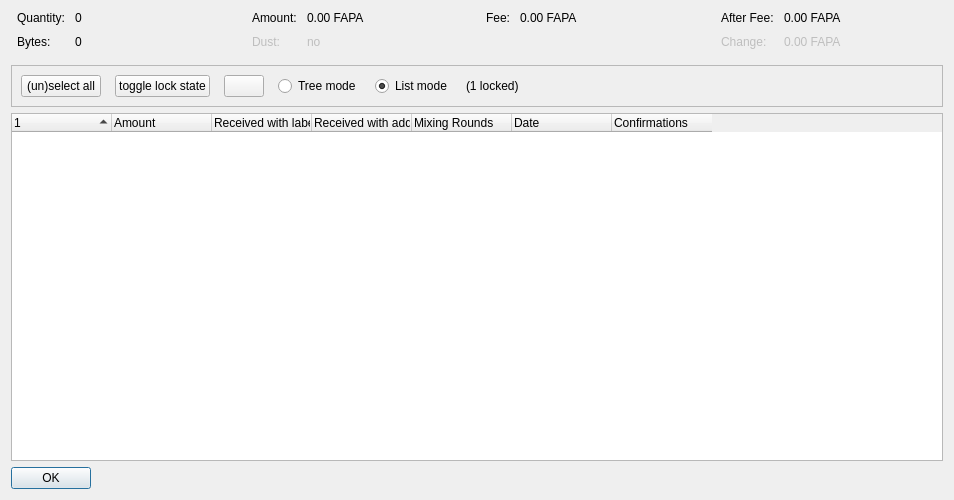
<?xml version="1.0" encoding="UTF-8"?>
<ui version="4.0">
 <class>CoinControlDialog</class>
 <widget class="QDialog" name="CoinControlDialog">
  <property name="geometry">
   <rect>
    <x>0</x>
    <y>0</y>
    <width>954</width>
    <height>500</height>
   </rect>
  </property>
  <property name="windowTitle">
   <string>Coin Selection</string>
  </property>
  <layout class="QVBoxLayout" name="verticalLayout">
   <item>
    <layout class="QHBoxLayout" name="horizontalLayoutTop" stretch="0,0,0,0">
     <property name="topMargin">
      <number>0</number>
     </property>
     <property name="bottomMargin">
      <number>10</number>
     </property>
     <item>
      <layout class="QFormLayout" name="formLayoutCoinControl1">
       <property name="horizontalSpacing">
        <number>10</number>
       </property>
       <property name="verticalSpacing">
        <number>10</number>
       </property>
       <property name="leftMargin">
        <number>6</number>
       </property>
       <property name="rightMargin">
        <number>6</number>
       </property>
       <item row="0" column="0">
        <widget class="QLabel" name="labelCoinControlQuantityText">
         <property name="text">
          <string>Quantity:</string>
         </property>
        </widget>
       </item>
       <item row="0" column="1">
        <widget class="QLabel" name="labelCoinControlQuantity">
         <property name="cursor">
          <cursorShape>IBeamCursor</cursorShape>
         </property>
         <property name="contextMenuPolicy">
          <enum>Qt::ActionsContextMenu</enum>
         </property>
         <property name="text">
          <string notr="true">0</string>
         </property>
         <property name="textInteractionFlags">
          <set>Qt::LinksAccessibleByMouse|Qt::TextSelectableByKeyboard|Qt::TextSelectableByMouse</set>
         </property>
        </widget>
       </item>
       <item row="1" column="0">
        <widget class="QLabel" name="labelCoinControlBytesText">
         <property name="text">
          <string>Bytes:</string>
         </property>
        </widget>
       </item>
       <item row="1" column="1">
        <widget class="QLabel" name="labelCoinControlBytes">
         <property name="cursor">
          <cursorShape>IBeamCursor</cursorShape>
         </property>
         <property name="contextMenuPolicy">
          <enum>Qt::ActionsContextMenu</enum>
         </property>
         <property name="text">
          <string notr="true">0</string>
         </property>
         <property name="textInteractionFlags">
          <set>Qt::LinksAccessibleByMouse|Qt::TextSelectableByKeyboard|Qt::TextSelectableByMouse</set>
         </property>
        </widget>
       </item>
      </layout>
     </item>
     <item>
      <layout class="QFormLayout" name="formLayoutCoinControl2">
       <property name="horizontalSpacing">
        <number>10</number>
       </property>
       <property name="verticalSpacing">
        <number>10</number>
       </property>
       <property name="leftMargin">
        <number>6</number>
       </property>
       <property name="rightMargin">
        <number>6</number>
       </property>
       <item row="0" column="0">
        <widget class="QLabel" name="labelCoinControlAmountText">
         <property name="text">
          <string>Amount:</string>
         </property>
        </widget>
       </item>
       <item row="0" column="1">
        <widget class="QLabel" name="labelCoinControlAmount">
         <property name="cursor">
          <cursorShape>IBeamCursor</cursorShape>
         </property>
         <property name="contextMenuPolicy">
          <enum>Qt::ActionsContextMenu</enum>
         </property>
         <property name="text">
          <string notr="true">0.00 FAPA</string>
         </property>
         <property name="textInteractionFlags">
          <set>Qt::LinksAccessibleByMouse|Qt::TextSelectableByKeyboard|Qt::TextSelectableByMouse</set>
         </property>
        </widget>
       </item>
       <item row="1" column="0">
        <widget class="QLabel" name="labelCoinControlLowOutputText">
         <property name="enabled">
          <bool>false</bool>
         </property>
         <property name="text">
          <string>Dust:</string>
         </property>
        </widget>
       </item>
       <item row="1" column="1">
        <widget class="QLabel" name="labelCoinControlLowOutput">
         <property name="enabled">
          <bool>false</bool>
         </property>
         <property name="cursor">
          <cursorShape>IBeamCursor</cursorShape>
         </property>
         <property name="contextMenuPolicy">
          <enum>Qt::ActionsContextMenu</enum>
         </property>
         <property name="text">
          <string notr="true">no</string>
         </property>
         <property name="textInteractionFlags">
          <set>Qt::LinksAccessibleByMouse|Qt::TextSelectableByKeyboard|Qt::TextSelectableByMouse</set>
         </property>
        </widget>
       </item>
      </layout>
     </item>
     <item>
      <layout class="QFormLayout" name="formLayoutCoinControl3">
       <property name="horizontalSpacing">
        <number>10</number>
       </property>
       <property name="verticalSpacing">
        <number>10</number>
       </property>
       <property name="leftMargin">
        <number>6</number>
       </property>
       <property name="rightMargin">
        <number>6</number>
       </property>
       <item row="0" column="0">
        <widget class="QLabel" name="labelCoinControlFeeText">
         <property name="text">
          <string>Fee:</string>
         </property>
        </widget>
       </item>
       <item row="0" column="1">
        <widget class="QLabel" name="labelCoinControlFee">
         <property name="cursor">
          <cursorShape>IBeamCursor</cursorShape>
         </property>
         <property name="contextMenuPolicy">
          <enum>Qt::ActionsContextMenu</enum>
         </property>
         <property name="text">
          <string notr="true">0.00 FAPA</string>
         </property>
         <property name="textInteractionFlags">
          <set>Qt::LinksAccessibleByMouse|Qt::TextSelectableByKeyboard|Qt::TextSelectableByMouse</set>
         </property>
        </widget>
       </item>
      </layout>
     </item>
     <item>
      <layout class="QFormLayout" name="formLayoutCoinControl4">
       <property name="horizontalSpacing">
        <number>10</number>
       </property>
       <property name="verticalSpacing">
        <number>10</number>
       </property>
       <property name="leftMargin">
        <number>6</number>
       </property>
       <property name="rightMargin">
        <number>6</number>
       </property>
       <item row="0" column="0">
        <widget class="QLabel" name="labelCoinControlAfterFeeText">
         <property name="text">
          <string>After Fee:</string>
         </property>
        </widget>
       </item>
       <item row="0" column="1">
        <widget class="QLabel" name="labelCoinControlAfterFee">
         <property name="cursor">
          <cursorShape>IBeamCursor</cursorShape>
         </property>
         <property name="contextMenuPolicy">
          <enum>Qt::ActionsContextMenu</enum>
         </property>
         <property name="text">
          <string notr="true">0.00 FAPA</string>
         </property>
         <property name="textInteractionFlags">
          <set>Qt::LinksAccessibleByMouse|Qt::TextSelectableByKeyboard|Qt::TextSelectableByMouse</set>
         </property>
        </widget>
       </item>
       <item row="1" column="0">
        <widget class="QLabel" name="labelCoinControlChangeText">
         <property name="enabled">
          <bool>false</bool>
         </property>
         <property name="text">
          <string>Change:</string>
         </property>
        </widget>
       </item>
       <item row="1" column="1">
        <widget class="QLabel" name="labelCoinControlChange">
         <property name="enabled">
          <bool>false</bool>
         </property>
         <property name="cursor">
          <cursorShape>IBeamCursor</cursorShape>
         </property>
         <property name="contextMenuPolicy">
          <enum>Qt::ActionsContextMenu</enum>
         </property>
         <property name="text">
          <string notr="true">0.00 FAPA</string>
         </property>
         <property name="textInteractionFlags">
          <set>Qt::LinksAccessibleByMouse|Qt::TextSelectableByKeyboard|Qt::TextSelectableByMouse</set>
         </property>
        </widget>
       </item>
      </layout>
     </item>
    </layout>
   </item>
   <item>
    <widget class="QFrame" name="frame">
     <property name="minimumSize">
      <size>
       <width>0</width>
       <height>40</height>
      </size>
     </property>
     <property name="frameShape">
      <enum>QFrame::StyledPanel</enum>
     </property>
     <property name="frameShadow">
      <enum>QFrame::Sunken</enum>
     </property>
     <layout class="QHBoxLayout" name="horizontalLayout">
      <item>
       <layout class="QHBoxLayout" name="horizontalLayoutPanel" stretch="0,0,0,0,0,0,0">
        <property name="spacing">
         <number>14</number>
        </property>
        <item>
         <widget class="QPushButton" name="pushButtonSelectAll">
          <property name="sizePolicy">
           <sizepolicy hsizetype="Maximum" vsizetype="Fixed">
            <horstretch>0</horstretch>
            <verstretch>0</verstretch>
           </sizepolicy>
          </property>
          <property name="text">
           <string>(un)select all</string>
          </property>
          <property name="autoDefault">
           <bool>false</bool>
          </property>
         </widget>
        </item>
        <item>
         <widget class="QPushButton" name="pushButtonToggleLock">
          <property name="sizePolicy">
           <sizepolicy hsizetype="Maximum" vsizetype="Fixed">
            <horstretch>0</horstretch>
            <verstretch>0</verstretch>
           </sizepolicy>
          </property>
          <property name="text">
           <string>toggle lock state</string>
          </property>
          <property name="autoDefault">
           <bool>false</bool>
          </property>
         </widget>
        </item>
        <item>
         <widget class="QPushButton" name="hideButton">
          <property name="sizePolicy">
           <sizepolicy hsizetype="Maximum" vsizetype="Fixed">
            <horstretch>0</horstretch>
            <verstretch>0</verstretch>
           </sizepolicy>
          </property>
          <property name="text">
           <string/>
          </property>
          <property name="autoDefault">
           <bool>false</bool>
          </property>
         </widget>
        </item>
        <item>
         <widget class="QRadioButton" name="radioTreeMode">
          <property name="sizePolicy">
           <sizepolicy hsizetype="Maximum" vsizetype="Fixed">
            <horstretch>0</horstretch>
            <verstretch>0</verstretch>
           </sizepolicy>
          </property>
          <property name="text">
           <string>Tree mode</string>
          </property>
         </widget>
        </item>
        <item>
         <widget class="QRadioButton" name="radioListMode">
          <property name="sizePolicy">
           <sizepolicy hsizetype="Maximum" vsizetype="Fixed">
            <horstretch>0</horstretch>
            <verstretch>0</verstretch>
           </sizepolicy>
          </property>
          <property name="text">
           <string>List mode</string>
          </property>
          <property name="checked">
           <bool>true</bool>
          </property>
         </widget>
        </item>
        <item>
         <widget class="QLabel" name="labelLocked">
          <property name="text">
           <string>(1 locked)</string>
          </property>
         </widget>
        </item>
        <item>
         <spacer name="horizontalSpacer">
          <property name="orientation">
           <enum>Qt::Horizontal</enum>
          </property>
          <property name="sizeHint" stdset="0">
           <size>
            <width>40</width>
            <height>20</height>
           </size>
          </property>
         </spacer>
        </item>
       </layout>
      </item>
     </layout>
    </widget>
   </item>
   <item>
    <widget class="CoinControlTreeWidget" name="treeWidget">
     <property name="contextMenuPolicy">
      <enum>Qt::CustomContextMenu</enum>
     </property>
     <property name="sortingEnabled">
      <bool>false</bool>
     </property>
     <property name="columnCount">
      <number>7</number>
     </property>
     <attribute name="headerShowSortIndicator" stdset="0">
      <bool>true</bool>
     </attribute>
     <attribute name="headerStretchLastSection">
      <bool>false</bool>
     </attribute>
     <column>
      <property name="text">
       <string/>
      </property>
     </column>
     <column>
      <property name="text">
       <string>Amount</string>
      </property>
     </column>
     <column>
      <property name="text">
       <string>Received with label</string>
      </property>
     </column>
     <column>
      <property name="text">
       <string>Received with address</string>
      </property>
     </column>
     <column>
      <property name="text">
       <string>Mixing Rounds</string>
      </property>
     </column>
     <column>
      <property name="text">
       <string>Date</string>
      </property>
     </column>
     <column>
      <property name="text">
       <string>Confirmations</string>
      </property>
      <property name="toolTip">
       <string>Confirmed</string>
      </property>
     </column>
    </widget>
   </item>
   <item>
    <widget class="QDialogButtonBox" name="buttonBox">
     <property name="sizePolicy">
      <sizepolicy hsizetype="Maximum" vsizetype="Fixed">
       <horstretch>0</horstretch>
       <verstretch>0</verstretch>
      </sizepolicy>
     </property>
     <property name="orientation">
      <enum>Qt::Horizontal</enum>
     </property>
     <property name="standardButtons">
      <set>QDialogButtonBox::Ok</set>
     </property>
    </widget>
   </item>
  </layout>
 </widget>
 <customwidgets>
  <customwidget>
   <class>CoinControlTreeWidget</class>
   <extends>QTreeWidget</extends>
   <header>qt/coincontroltreewidget.h</header>
  </customwidget>
 </customwidgets>
 <resources/>
 <connections/>
</ui>
